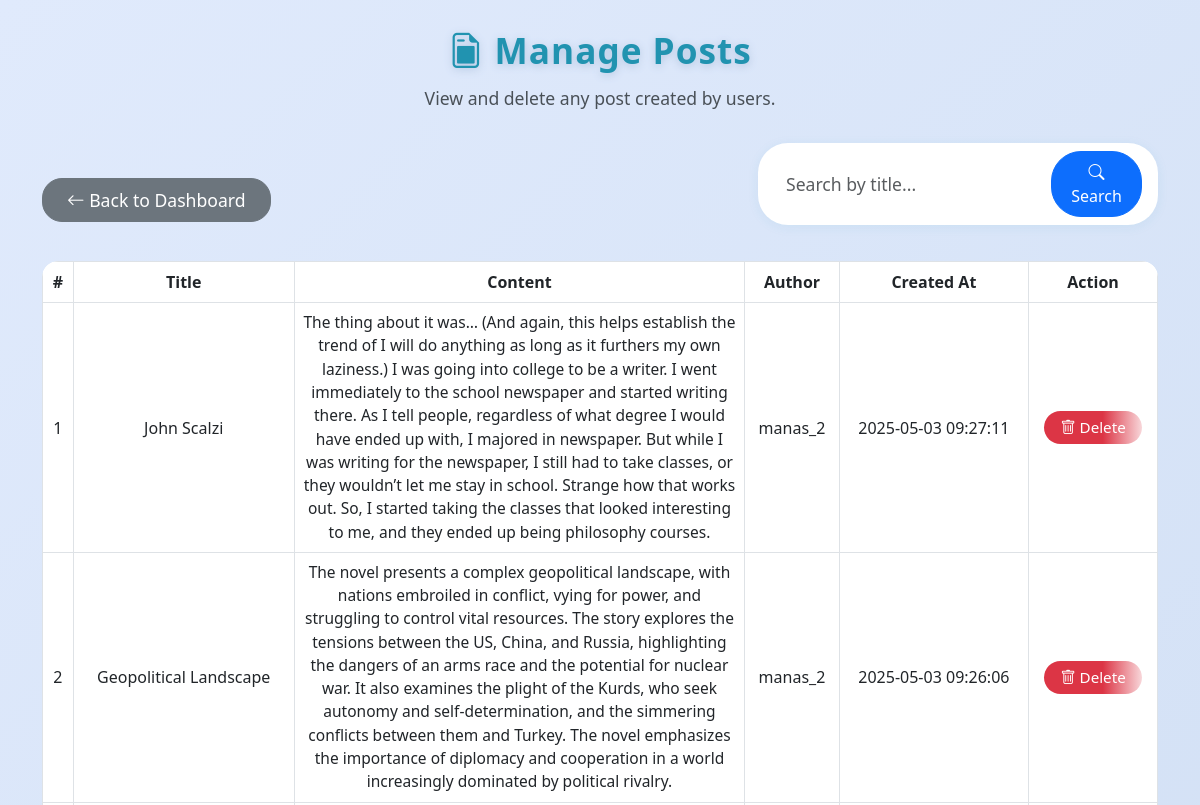
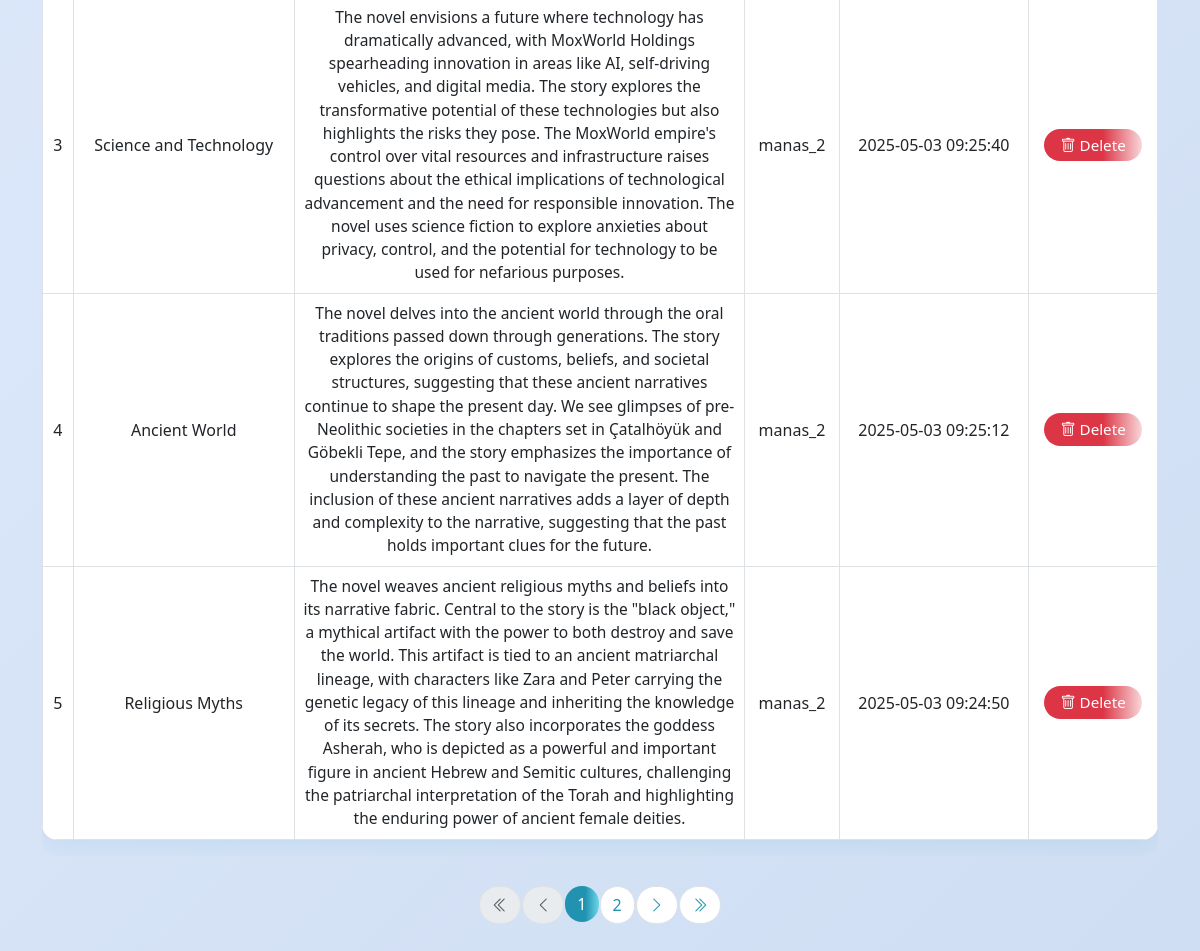
The app's page /manage_posts.php (signed in) with its own data (2 pictures, top to bottom).
### tables this page shows
CREATE TABLE `posts` (
  `id` int(11) NOT NULL,
  `title` varchar(255) NOT NULL,
  `content` text NOT NULL,
  `created_at` timestamp NOT NULL DEFAULT current_timestamp(),
  `user_id` int(11) DEFAULT NULL
);

CREATE TABLE `users` (
  `id` int(11) NOT NULL,
  `username` varchar(50) NOT NULL,
  `password` varchar(255) NOT NULL,
  `role` enum('admin','editor','user') DEFAULT 'user'
);

### manage_posts.php (the view, shortened to what this page needs)
<?php
include "db.php";
$limit = 5;
$page = isset($_GET['page']) && is_numeric($_GET['page']) ? intval($_GET['page']) : 1;
$offset = ($page - 1) * $limit;
$search = '';
$where = '';
$params = [];
$types = '';
$count_query = "SELECT COUNT(*) FROM posts JOIN users ON posts.user_id = users.id $where";
$count_stmt = $conn->prepare($count_query);
$count_stmt->execute();
$count_stmt->bind_result($total_posts);
$total_pages = ceil($total_posts / $limit);
$query = "SELECT posts.id, posts.title, posts.content, posts.created_at, users.username
          FROM posts
          JOIN users ON posts.user_id = users.id
          $where
          ORDER BY posts.created_at DESC
          LIMIT ? OFFSET ?";
$params2 = $params;
$types2 = $types . 'ii';
$params2[] = $limit;
$params2[] = $offset;
$stmt = $conn->prepare($query);
if ($where) {
    $stmt->bind_param($types2, ...$params2);
} else {
    $stmt->bind_param("ii", $limit, $offset);
}
$stmt->execute();
$result = $stmt->get_result();
?>
<!DOCTYPE html>
<html lang="en">
<head>
    <link href="https://cdn.jsdelivr.net/npm/bootstrap@5.3.0/dist/css/bootstrap.min.css" rel="stylesheet">
    <link href="https://cdn.jsdelivr.net/npm/bootstrap-icons@1.11.3/font/bootstrap-icons.css" rel="stylesheet">
</head>
<body>
    <div class="container py-4">
        <div class="text-center">
            <div class="main-title"><i class="bi bi-file-earmark-post"></i> Manage Posts</div>
            <div class="subtitle">View and delete any post created by users.</div>
        </div>
        <div class="mb-3 d-flex justify-content-between align-items-center flex-wrap">
            <a href="admin_dashboard.php" class="btn btn-secondary mb-2"><i class="bi bi-arrow-left"></i> Back to Dashboard</a>
            <form class="d-flex search-bar" method="get" action="manage_posts.php">
                <input class="form-control me-2" type="search" name="search" placeholder="Search by title..." value="<?= htmlspecialchars($search) ?>">
                <button class="btn btn-primary" type="submit"><i class="bi bi-search"></i> Search</button>
            </form>
        </div>
        <div class="table-responsive">
            <table class="table table-bordered align-middle">
                <thead>
                    <tr>
                        <th>#</th>
                        <th>Title</th>
                        <th>Content</th>
                        <th>Author</th>
                        <th>Created At</th>
                        <th>Action</th>
                    </tr>
                </thead>
                <tbody>
                    <?php if ($result && $result->num_rows > 0): $i = $offset + 1; ?>
                        <?php while($row = $result->fetch_assoc()): ?>
                            <tr>
                                <td><?= $i++; ?></td>
                                <td><?= htmlspecialchars($row['title']); ?></td>
                                <td class="post-content-full"><?= nl2br(htmlspecialchars($row['content'])); ?></td>
                                <td><?= htmlspecialchars($row['username']); ?></td>
                                <td><?= htmlspecialchars($row['created_at']); ?></td>
                                <td>
                                    <a href="manage_posts.php?delete=<?= $row['id']; ?>" class="btn btn-danger btn-sm" onclick="return confirm('Are you sure you want to delete this post?');">
                                        <i class="bi bi-trash"></i> Delete
                                    </a>
                                </td>
                            </tr>
                        <?php endwhile; ?>
                    <?php else: ?>
                        <tr>
                            <td colspan="6" class="text-center">No posts found.</td>
                        </tr>
                    <?php endif; ?>
                </tbody>
            </table>
        </div>
        <?php if ($total_pages > 1): ?>
        <nav>
            <ul class="pagination">
                <li class="page-item<?= $page <= 1 ? ' disabled' : '' ?>">
                    <a class="page-link" href="?<?= http_build_query(array_merge($_GET, ['page' => 1])) ?>" title="First"><i class="bi bi-chevron-double-left"></i></a>
                </li>
                <li class="page-item<?= $page <= 1 ? ' disabled' : '' ?>">
                    <a class="page-link" href="?<?= http_build_query(array_merge($_GET, ['page' => $page - 1])) ?>" title="Previous"><i class="bi bi-chevron-left"></i></a>
                </li>
                <?php
                $start = max(1, $page - 2);
                $end = min($total_pages, $page + 2);
                if ($end - $start < 4) {
                    if ($start == 1) $end = min($total_pages, $start + 4);
                    if ($end == $total_pages) $start = max(1, $end - 4);
                }
                for ($p = $start; $p <= $end; $p++): ?>
                    <li class="page-item<?= $p == $page ? ' active' : '' ?>">
                        <a class="page-link" href="?<?= http_build_query(array_merge($_GET, ['page' => $p])) ?>"><?= $p ?></a>
                    </li>
                <?php endfor; ?>
                <li class="page-item<?= $page >= $total_pages ? ' disabled' : '' ?>">
                    <a class="page-link" href="?<?= http_build_query(array_merge($_GET, ['page' => $page + 1])) ?>" title="Next"><i class="bi bi-chevron-right"></i></a>
                </li>
                <li class="page-item<?= $page >= $total_pages ? ' disabled' : '' ?>">
                    <a class="page-link" href="?<?= http_build_query(array_merge($_GET, ['page' => $total_pages])) ?>" title="Last"><i class="bi bi-chevron-double-right"></i></a>
                </li>
            </ul>
        </nav>
        <?php endif; ?>
    </div>
</body>
</html>

### manage_posts.php (style rules this page uses)
body { background: linear-gradient(135deg, #e0eafc 0%, #cfdef3 100%); min-height: 100vh; font-family: 'Segoe UI', Arial, sans-serif; }
.main-title { font-size: 2.2rem; font-weight: bold; color: #2193b0; margin-bottom: 0.5rem; letter-spacing: 1px; text-shadow: 0 2px 8px #b3c6e0; }
.subtitle { color: #495057; font-size: 1.1rem; margin-bottom: 2rem; }
.table { background: #fff; border-radius: 1rem; overflow: hidden; box-shadow: 0 4px 24px rgba(33,147,176,0.10); }
th { background: #2193b0; color: #fff; font-weight: 600; text-align: center; }
td { vertical-align: middle !important; text-align: center; }
.btn-danger { border-radius: 20px; font-size: 0.95rem; padding: 5px 16px; background: linear-gradient(90deg, #dc3545 60%, #f8d7da 100%); color: #fff; border: none; }
.btn-secondary { border-radius: 20px; padding: 8px 24px; font-size: 1.1rem; margin-top: 20px; }
.post-content-full { max-width: 400px; white-space: pre-wrap; word-break: break-word; font-size: 0.97rem; color: #555; background: #f7fbff; border-radius: 0.5rem; padding: 6px 10px; }
.search-bar { max-width: 400px; margin-bottom: 20px; box-shadow: 0 2px 12px rgba(33,147,176,0.08); border-radius: 30px; background: #fff; padding: 0.5rem 1rem; }
.search-bar input { border: none; background: transparent; font-size: 1.1rem; }
.search-bar .btn { border-radius: 30px; padding: 0.5rem 1.2rem; }
.table-responsive { border-radius: 1rem; overflow: hidden; }
.pagination { justify-content: center; margin-top: 30px; }
.page-link { border-radius: 50px !important; margin: 0 2px; color: #2193b0; font-weight: 500; }
.page-item.active .page-link { background: linear-gradient(90deg, #2193b0 60%, #6dd5ed 100%); color: #fff; border: none; }

### records on screen
posts: title "John Scalzi", content "The thing about it was… (And again, this helps establish the trend of I will do anything as long as it furthers my own laziness.) I was going into college to be a writer. I went immediately to the school newspaper and started writing there. As I tell people, regardless of what degree I would have ended up with, I majored in newspaper. But while I was writing for the newspaper, I still had to take classes, or they wouldn’t let me stay in school. Strange how that works out. So, I started taking the classes that looked interesting to me, and they ended up being philosophy courses.", user.username "manas_2", created_at "2025-05-03 09:27:11"
posts: title "Geopolitical Landscape", content "The novel presents a complex geopolitical landscape, with nations embroiled in conflict, vying for power, and struggling to control vital resources. The story explores the tensions between the US, China, and Russia, highlighting the dangers of an arms race and the potential for nuclear war. It also examines the plight of the Kurds, who seek autonomy and self-determination, and the simmering conflicts between them and Turkey. The novel emphasizes the importance of diplomacy and cooperation in a world increasingly dominated by political rivalry.", user.username "manas_2", created_at "2025-05-03 09:26:06"
posts: title "Science and Technology", content "The novel envisions a future where technology has dramatically advanced, with MoxWorld Holdings spearheading innovation in areas like AI, self-driving vehicles, and digital media. The story explores the transformative potential of these technologies but also highlights the risks they pose. The MoxWorld empire's control over vital resources and infrastructure raises questions about the ethical implications of technological advancement and the need for responsible innovation. The novel uses science fiction to explore anxieties about privacy, control, and the potential for technology to be used for nefarious purposes.", user.username "manas_2", created_at "2025-05-03 09:25:40"
posts: title "Ancient World", content "The novel delves into the ancient world through the oral traditions passed down through generations. The story explores the origins of customs, beliefs, and societal structures, suggesting that these ancient narratives continue to shape the present day. We see glimpses of pre-Neolithic societies in the chapters set in Çatalhöyük and Göbekli Tepe, and the story emphasizes the importance of understanding the past to navigate the present. The inclusion of these ancient narratives adds a layer of depth and complexity to the narrative, suggesting that the past holds important clues for the future.", user.username "manas_2", created_at "2025-05-03 09:25:12"
posts: title "Religious Myths", content "The novel weaves ancient religious myths and beliefs into its narrative fabric. Central to the story is the \"black object,\" a mythical artifact with the power to both destroy and save the world. This artifact is tied to an ancient matriarchal lineage, with characters like Zara and Peter carrying the genetic legacy of this lineage and inheriting the knowledge of its secrets. The story also incorporates the goddess Asherah, who is depicted as a powerful and important figure in ancient Hebrew and Semitic cultures, challenging the patriarchal interpretation of the Torah and highlighting the enduring power of ancient female deities.", user.username "manas_2", created_at "2025-05-03 09:24:50"
